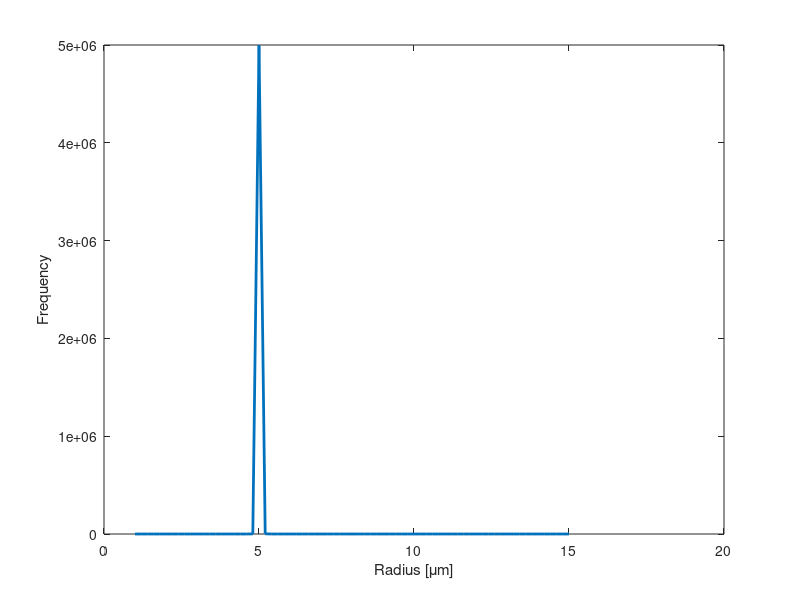

The MATLAB source for this figure: (Note: this script raises an error after producing the figure.)
clc
clear all
% close all

%this code considers the size distribution of spherical particles

%solution of radiative transfer equation in one layer pigmented plane parallel medium
%ray is incident from air to coating. coating is coated on a substrate
%substrate could be air or other material such as silver, glass etc.
%the code estimates spectral hemispherical reflectance, transmittance and absorptance
%can handle; independent scattering, boundary reflections, absorption in
%medium. can't handle; coherent backscattering, dependent scattering and polarized ray tracing.
%while calculating the scattering direction the code uses cumulative inverse
%relation of exact single scattering pahse function or henyey greenstein 
%function approximation depending on choice 

lamda=(400:100:20000)*10^-9; %freespace wavelength of incident ray in meter 
thickness=1*10^-3;  %thickness of coating in meter 
lamda_um = lamda*10^6;

f_v=0.04; %volume fraction of air bubbles

polar_angle=linspace(0,89.99999,9); %incident angles. 0 = perpendicular to slab face. 90 parallel and should be avoided.


r_avg=5;%um
std_dev=0.01 ;
r_vector_um=(1:0.2:15); %size range to be considered
weight_vector = lognpdf(r_vector_um,log(r_avg),std_dev); %the distribution
r_vector=r_vector_um*10^-6;
weight_vector=weight_vector/trapz(r_vector,weight_vector); 

figure %show the size distribution
plot(10^6*r_vector,weight_vector,'LineWidth',2)
ylabel('Frequency')
xlabel('Radius [\mum]')

[n_medium, k_medium] = PDMS_nk(lamda*10^6); %Compute n, k of PDMS at lamda in um

n_pigment=ones(length(lamda),1); %real refractive index of substrate
k_pigment=zeros(length(lamda),1); %imaginary refractive index of substrate
n_substrat=ones(length(lamda),1); %real refractive index of substrate
k_substrat=zeros(length(lamda),1); %imaginary refractive index of substrate

photon_number=10^4; %number of rays that will be traced, higher the number more accurate the result
n_cdf_random=1000; %how many pieces will be between (0,1) in random number relation with inverse cumulative function, higher the number accurate the phase function. useless if HG is used
nang_gid=1000; %how many pieces will be between (0,pi) in cumulative distribution function, higher the number more accurate the result. useless if HG is used


lamda_nm=lamda*10^9; %for plot
polar_angle_rad=polar_angle*pi/180;


%initialize arrays
ref_lamda=zeros(length(lamda),length(polar_angle));
tra_lamda=zeros(length(lamda),length(polar_angle));
abs_lamda=zeros(length(lamda),length(polar_angle));
C_sca_sigma=zeros(length(lamda),length(r_vector));
C_abs_sigma=zeros(length(lamda),length(r_vector));
g_arr_sigma=zeros(length(lamda),length(r_vector));

% calculate surface reflection from air to medium. 
% medium to air and medium to substrate is calculated within snell.m.
% air to medium is calculated here seperately since we need refraction angle
teta_prime=zeros(length(lamda),length(polar_angle));
sur_reflection=zeros(length(lamda),length(polar_angle));
for i=1:length(lamda)
    for j=1:length(polar_angle_rad)
        teta_prime(i,j)=F_fresnel_2(n_medium(i),k_medium(i),polar_angle_rad(j))*180/pi;
        cos_teta=cosd(polar_angle(j));
        sin_teta=sqrt(1-cos_teta*cos_teta);
        carpan2=1/(n_medium(i)-1i*k_medium(i));
        sin_x2=sin_teta*carpan2;
        cos_x2=sqrt(1-sin_x2*sin_x2);
        carpan1=cos_teta/cos_x2;
        carpan3=cos_x2/cos_teta;
        E_parallel=(carpan1-carpan2)/(carpan1+carpan2);
        R_parallel=E_parallel*conj(E_parallel);
        E_orth=(carpan3-carpan2)/(carpan3+carpan2);
        R_orth=E_orth*conj(E_orth);
        reflectance=real(R_parallel+R_orth)*0.5;
        sur_reflection(i,j)=reflectance;
    end
end

for z=1:length(r_vector)
    Area=pi*r_vector(z)^2;
    for i=1:length(lamda)
        x=2*pi*r_vector(z)*n_medium(i)/lamda(i);
        m=(n_pigment(i)+1i*k_pigment(i))/n_medium(i);
        fonksiyon=Mie(m,x);
        Qabs=fonksiyon(3);
        Qsca=fonksiyon(2);
        C_sca_sigma(i,z)=Qsca*Area;
        C_abs_sigma(i,z)=Qabs*Area;
        g_arr_sigma(i,z)=fonksiyon(5);
    end
end

r_3=trapz(r_vector,(weight_vector.*r_vector.^3)');
V_avg=(4/3)*pi*r_3;
C_sca=trapz(r_vector,(weight_vector.*C_sca_sigma)');
C_abs=trapz(r_vector,(weight_vector.*C_abs_sigma)');

sigma_s = C_sca*f_v/V_avg;
kappa = C_abs*f_v/V_avg + (1-f_v)*4 * pi * k_medium./lamda;
ext_tot = sigma_s + kappa;
g=trapz(r_vector,(weight_vector.*g_arr_sigma.*C_sca_sigma)')./trapz(r_vector,(weight_vector.*C_sca_sigma)');
scat_prob=sigma_s./ext_tot;

tic
%loop the monte carlo code for lamda and polar_angle
for j=1:length(polar_angle)
    parfor i=1:length(lamda)
        [ref_lamda(i,j),tra_lamda(i,j),abs_lamda(i,j)]=monte_carlo(photon_number,sur_reflection(i,j),cosd(teta_prime(i,j)),thickness,scat_prob(i),ext_tot(i),n_medium(i),k_medium(i),n_substrat(i),k_substrat(i),g(i));
    end
end
toc
figure %draw normal to diffuse R, T and A for normal incidence (first index in my case)
plot(lamda_um,ref_lamda(:,1),'--r',lamda_um,tra_lamda(:,1),'--k','LineWidth',2)
ylim([0 1])
xlim([0 20])
legend('R_n_h','T_n_h','Location', 'Best')
xlabel('Wavelength [\mum]')
ylabel({'Normal to Hemispherical';'Reflectance, Transmittance, Absorptance'})
error('end')
T_sur=300;
T_amb=300;
BB_Tsur_l=I_bb(lamda,T_sur)';
emittance_cal=abs_lamda(:,1);


trans_atm_calc=emis_atm_new(lamda)';



figure('Renderer', 'painters', 'Position', [500 300 428 420]) % starting point and height - width of the frame
hAx=gca;
area(lamda_um,trans_atm_calc,'LineStyle','none')
hold on
plot(lamda_um,BB_Tsur_l/max(BB_Tsur_l),'-r',lamda_um,emittance_cal,'--k','LineWidth',2)
hAx.XColor = [0 0 0];
hAx.YColor = [0 0 0];
hAx.LineWidth = 1.5;
axis square
ylim([0 1])
xlim([2 20])
hLg=legend('Atmospheric transmissivity','Blackbody intensity at 300K','Calculation','Experiment_s','Experiment_r','Location', 'southeast')
hLg.LineWidth=1.5;
hLg.EdgeColor = [0 0 0];
xlabel('Wavelength [\mum]')
ylabel('Spectral normal emittance')
set(gca,'FontSize',13)
set(gca,'XMinorTick','on','YMinorTick','on')
box on
saveas(gcf,'abs.png')
saveas(gcf,'abs.emf')
saveas(gcf,'abs.fig')




BB_Tsur_l=I_bb(lamda,T_sur)';

emis_calc=trapz(lamda,emittance_cal.*BB_Tsur_l)/trapz(lamda,BB_Tsur_l)

emis_calc_window=trapz(lamda,emittance_cal.*BB_Tsur_l.*trans_atm_calc)/trapz(lamda,BB_Tsur_l.*trans_atm_calc)


emittance=1-ref_lamda-tra_lamda;

polar_angle_rad=polar_angle*pi/180;
Solar_l=I_solar(lamda)';

trans_atm_pure=emis_atm_new(lamda)';
emit_atm=1-trans_atm_pure.^(1./cos(polar_angle_rad));

BB_Tamb_l=I_bb(lamda,T_amb)';
BB_Tsur_l=I_bb(lamda,T_sur)';
emittance_rad=trapz(lamda,BB_Tsur_l.*emittance,1);
emittance_atm=trapz(lamda,BB_Tamb_l.*emittance.*emit_atm,1);

P_rad=trapz(polar_angle_rad,2*cos(polar_angle_rad).*sin(polar_angle_rad).*emittance_rad)
P_atm=trapz(polar_angle_rad,2*cos(polar_angle_rad).*sin(polar_angle_rad).*emittance_atm)
P_sol=trapz(lamda,Solar_l.*emittance(:,1))
P_net=P_rad-P_atm- P_sol


